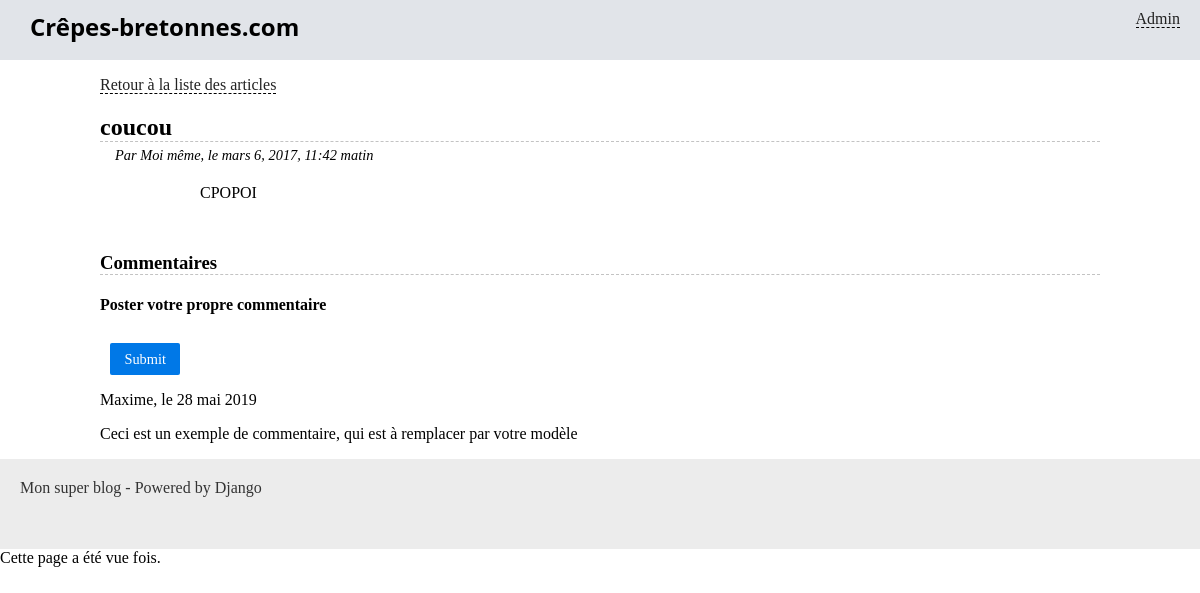
Page /blog/article/3 on the committed database.
### blog/models.py (models this page shows, shortened)
class Article(models.Model):
    titre = models.CharField(max_length=100)
    slug = models.SlugField()
    auteur = models.CharField(max_length=42)
    contenu = models.TextField(null=True)
    date = models.DateTimeField(verbose_name="Date de parution",
                                auto_now_add=True, auto_now=False)
    is_visible = models.BooleanField(verbose_name="Article publié ?",
                                     default=False)
    categorie = models.ForeignKey('Categorie')
    nb_vue = models.IntegerField(verbose_name='Nombre de Vue')

### blog/views.py (the view)
# urls.py: url(r'^article/(?P<pk>\d+)$', views.LireArticleView.as_view(), name='details_article'),
class LireArticleView(DetailView):
    model = Article
    context_object_name = 'article'
    template_name = 'blog/relire_article.html'
    def get_object(self):
        article = super(LireArticleView, self).get_object()
        article.nb_vue +=1
        article.save()
        return article

### blog/templates/blog/relire_article.html (shortened to what this page needs)
{% extends "blog/base.html" %}
{% block content %}
	<p>
		<a href="{% url 'blog_liste' %}">Retour à la liste des articles</a>
	</p>
	<h2 class="titre-article">{{ article.titre }}</h2>
	<p class="infos-article">Par {{ article.auteur }}, le {{ article.date }}</p>
	<div class="contenu-article">
		{{ article.contenu|safe }}
	</div>
	<h3 class="titre-comments">Commentaires</h3>
	<h4>Poster votre propre commentaire</h4>
	<form method="post" action="" class="pure-form">
		<p style="text-align:center">
			<input class="pure-button pure-button-primary" type="submit" />
		</p>
	</form>
	<div class="commentaire">
		<p>Maxime, le 28 mai 2019</p>
		<p>Ceci est un exemple de commentaire, qui est à remplacer par votre modèle</p>
	</div>
{% endblock %}

### blog/static/blog/styles.css (style rules this page uses)
* { box-sizing: border-box; }
body { margin: 0; padding: 0; }
a { color: #222; border-bottom: 1px dashed #000; text-decoration: none; }
form input, form select, form textarea { border: 1px solid #d9d9d9; color: #343434; float: left; margin: 8px 10px 0px 10px; padding: 5px; }
form p { clear: both; }
.titre-article, .titre-comments { border-bottom: 1px dashed #c3c3c3; margin-bottom: 0; }
.infos-article { margin: 5px 0 0 15px; font-style: italic; font-size: 0.9em; }
.titre-comments { margin-top: 50px; }
.contenu-article { margin: 20px auto; width: 80%; }
input[type="submit"] { background-color: #0078E7; color: #FFF; font-family: Verdana; font-size: 0.9em; padding: 0.5em 1em; border: 0px none transparent; text-decoration: none; border-radius: 2px; display: inline-block; }

### rows in the picture
Article: titre "coucou", auteur "Moi même", date "mars 6, 2017, 11:42 matin", contenu "CPOPOI"
